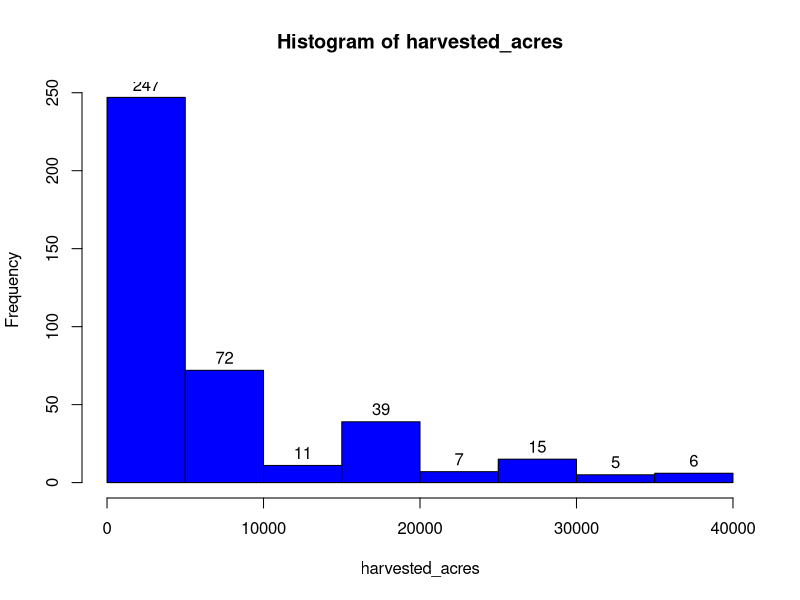
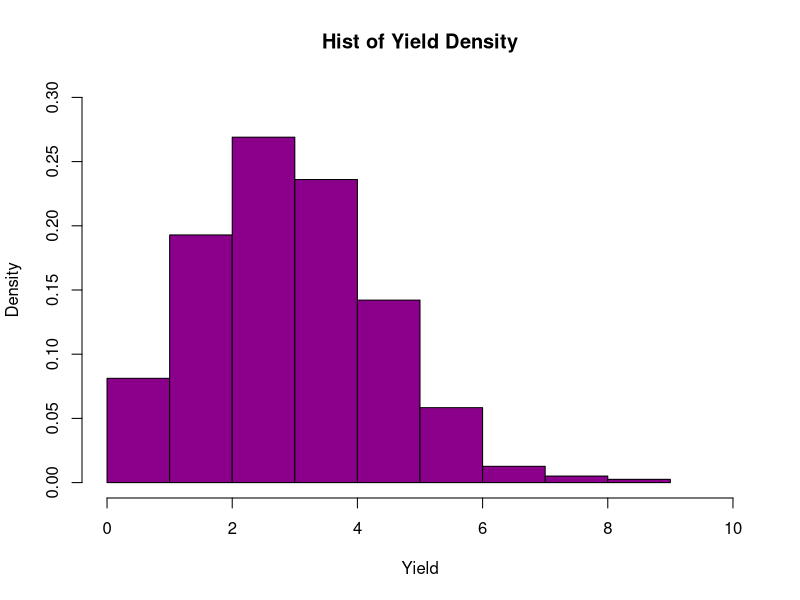
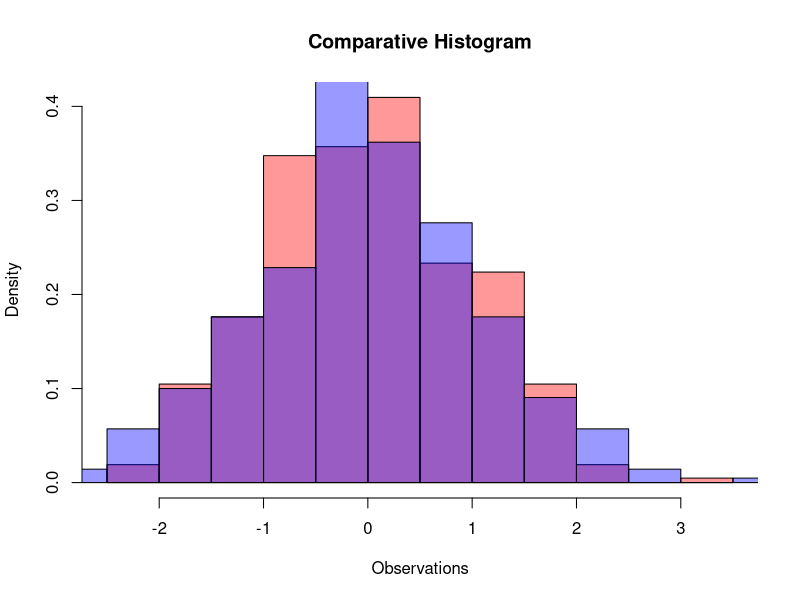
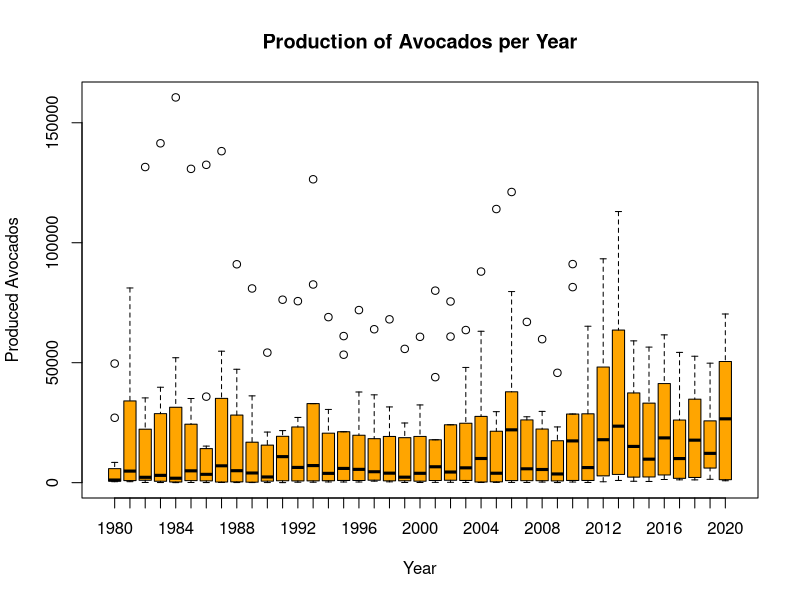
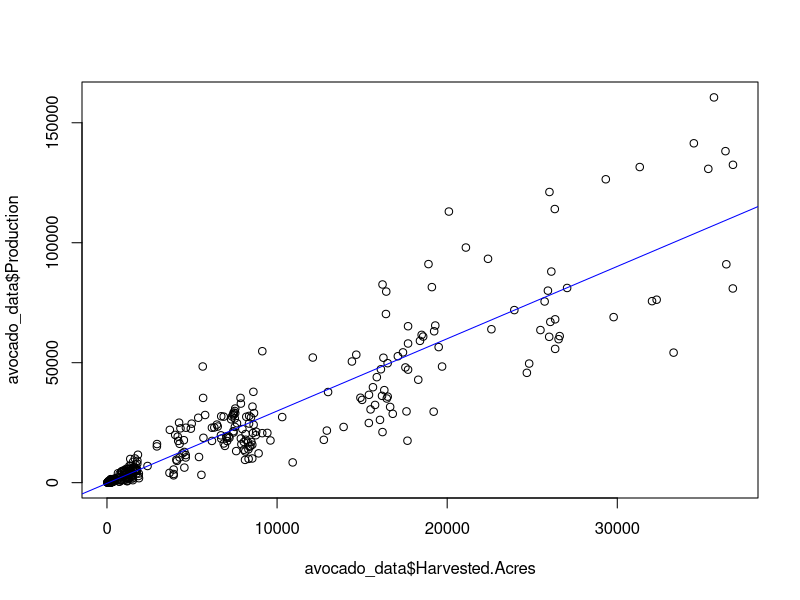

These figures' R source, in order:
## ---- chunk 1
knitr::opts_chunk$set(echo = TRUE)
## ---- chunk 2
raw_data <- read.csv("cali_avocados.csv")
avocado_data <- data.frame(raw_data)
## ---- chunk 3
str(avocado_data)
summary(avocado_data)
## ---- chunk 4
which(is.na(avocado_data))
sum(is.na(avocado_data))
## ---- chunk 5
harvested_acres <- avocado_data$Harvested.Acres
h1 <- hist(harvested_acres, col = "blue")
text(h1$mids, h1$counts, labels = h1$counts, adj = c(0.5, -0.5))


## ---- chunk 6
hist(avocado_data$Yield, ylim = c(0, .3), main = "Hist of Yield Density",
xlab = "Yield", xlim = c(0, 10), 
col = "darkmagenta", freq = FALSE)
## ---- chunk 7
data_1 <- (rnorm(avocado_data$Harvested.Acres))
data_2 <- (rnorm(avocado_data$County))
Histogram_1 <- hist( data_1, plot = FALSE)
Histogram_2 <- hist( data_2, plot = FALSE)
plot (Histogram_1, col = rgb(1,0,0,0.4),xlab = 'Observations',freq = FALSE, main = 'Comparative Histogram')
plot (Histogram_2, xaxt = County, yaxt = Harvested.Acres,col = rgb(0,0,1,0.4), add = TRUE, freq = FALSE)
## ---- chunk 8
boxplot(Production ~ Year, data = avocado_data, col = "orange",
main = "Production of Avocados per Year", xlab = "Year", ylab =
"Produced Avocados")
## ---- chunk 9
price_mean <- mean(avocado_data$Price.P.U, na.rm = TRUE)
print(price_mean)
## ---- chunk 10
harvest_mean <- mean(avocado_data$Harvested.Acres, na.rm = TRUE)
small_harvest <- subset.data.frame(avocado_data, avocado_data$Harvested.Acres < harvest_mean)
small_harvest_price_mean <- mean(small_harvest$Price.P.U, na.rm = TRUE)
print(small_harvest_price_mean)
## ---- chunk 11
large_harvest <- subset.data.frame(avocado_data, avocado_data$Harvested.Acres > harvest_mean)
large_harvest_price_mean <- mean(large_harvest$Price.P.U, na.rm = TRUE)
print(large_harvest_price_mean)
## ---- chunk 12
t.test(x = avocado_data$Price.P.U, mu = small_harvest_price_mean)

t.test(x = avocado_data$Price.P.U, mu = large_harvest_price_mean)
## ---- chunk 13
acres_production_regression <- lm(Production ~ Harvested.Acres,
  data = avocado_data)
summary(acres_production_regression)
## ---- chunk 14
plot(avocado_data$Harvested.Acres, avocado_data$Production)
abline(acres_production_regression, col = "blue")
